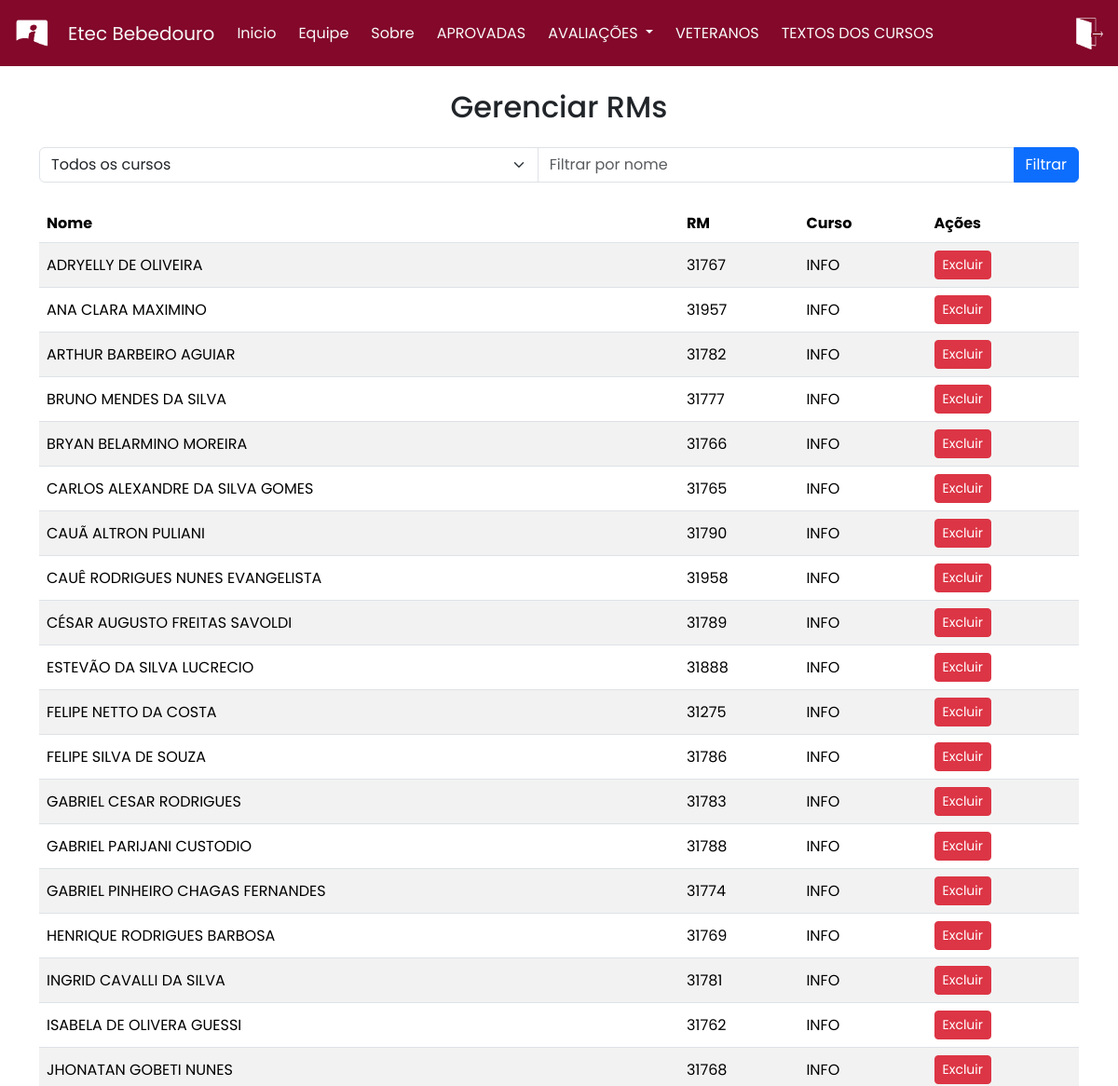
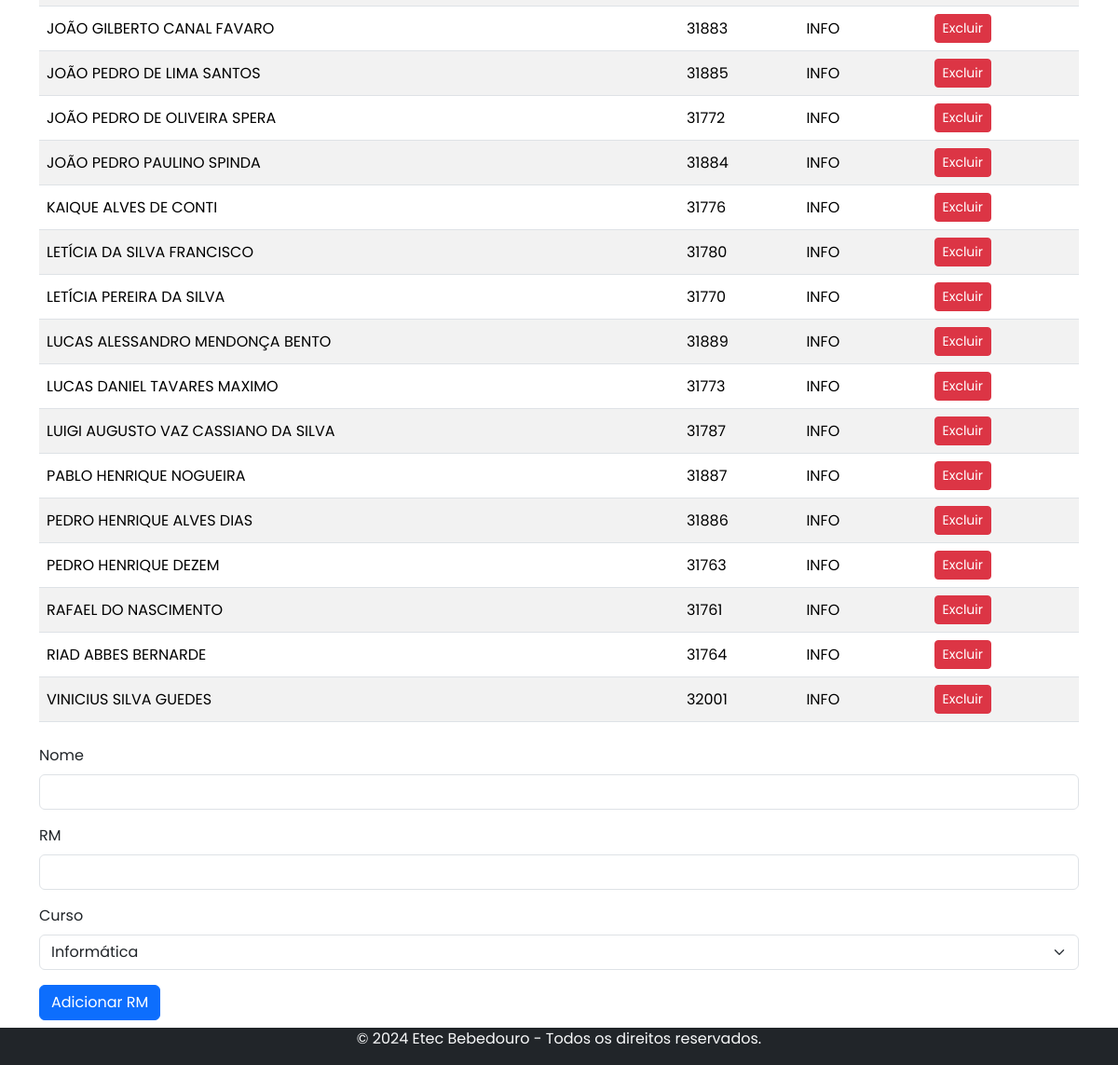
/Pages/ADM_VET.php?curso=INFO (signed in), run on the app's committed database (2 pictures, top to bottom).
### tables this page shows
CREATE TABLE tbRM (
    nome VARCHAR(255) NOT NULL,
    rm INT(5) PRIMARY KEY,
    curso VARCHAR(4) NOT NULL,

    CONSTRAINT curso_check2 CHECK (curso IN ('INFO', 'ADM', 'RH', 'SJ', 'MKT'))
);

### Pages/ADM_VET.php (the view, shortened to what this page needs)
<?php
require "conexao.php";
?>
<!DOCTYPE html>
<html lang="en">
<head>
    <link rel="stylesheet" href="../style.css">
    <link href="https://cdn.jsdelivr.net/npm/bootstrap@5.3.3/dist/css/bootstrap.min.css" rel="stylesheet">
</head>
<body>
    <nav class="navbar navbar-expand-lg fixed-top">
        <div class="container-fluid">
            <a class="navbar-brand" href="V_ADM.php">
                <img src="../Images/logo3.png" width="45" height="45" alt="Logo">
            </a>
            <a class="navbar-brand text-light" href="#">Etec Bebedouro</a>
            <div class="text-light collapse navbar-collapse" id="navbarNavDropdown">
                <ul class="navbar-nav me-auto mb-2 mb-lg-0">
                    <li class="nav-item">
                        <a class="text-light nav-link active me-2" aria-current="page" href="V_ADM.php #im">Inicio</a>
                    </li>
                    <li class="nav-item">
                        <a class="text-light nav-link me-2" href="V_ADM.php #eq">Equipe</a>
                    </li>
                    <li class="nav-item">
                        <a class="text-light nav-link me-2" href="V_ADM.php #sb">Sobre</a>
                    </li>
                    <li class="nav-item">
                        <a class="text-light nav-link me-2" href="ADM_CMTAP.php">APROVADAS</a>
                    </li>
                    <li class="nav-item dropdown">
                        <a class="text-light nav-link dropdown-toggle me-2" href="#" role="button" data-bs-toggle="dropdown" aria-expanded="false">
                            AVALIAÇÕES
                        </a>
                    </li>
                    <li class="nav-item">
                        <a class="text-light nav-link me-2" href="ADM_VET.php">VETERANOS</a>
                    </li>
                    <li class="nav-item">
                        <a class="text-light nav-link me-2" href="ADM_CURSOS.php">TEXTOS DOS CURSOS</a>
                    </li>
                </ul>
                <a href="sair.php" class="ms-auto">
                    <img src="../Images/sair.png" width="40" height="40" alt="Logo">
                </a>
            </div>
        </div>
    </nav>
    <div class="container mt-5 pt-5">
        <h2 class="text-center mb-4">Gerenciar RMs</h2>
        <form method="GET" class="mb-4">
            <div class="input-group mb-2">
                <select name="curso" class="form-select">
                    <option value="TODOS" selected>Todos os cursos</option>
                </select>
                <input type="text" name="nomeFiltro" class="form-control" placeholder="Filtrar por nome">
                <button class="btn btn-primary" type="submit">Filtrar</button>
            </div>
        </form>
        <table class="table table-striped">
            <thead>
                <tr>
                    <th>Nome</th>
                    <th>RM</th>
                    <th>Curso</th>
                    <th>Ações</th>
                </tr>
            </thead>
            <tbody>
                <?php
                $cursoFiltro = isset($_GET['curso']) ? $_GET['curso'] : 'TODOS';
                $nomeFiltro = isset($_GET['nomeFiltro']) ? $_GET['nomeFiltro'] : '';
                if ($nomeFiltro && $cursoFiltro === 'TODOS') {
                    $sqlSelect = "SELECT * FROM tbRM WHERE nome LIKE ? ORDER BY nome ASC";
                    $stmtSelect = mysqli_prepare($conexao, $sqlSelect);
                    $nomeFiltro = "%$nomeFiltro%";
                    mysqli_stmt_bind_param($stmtSelect, "s", $nomeFiltro);
                } elseif ($cursoFiltro !== 'TODOS' && $nomeFiltro) {
                    $sqlSelect = "SELECT * FROM tbRM WHERE curso = ? AND nome LIKE ? ORDER BY nome ASC";
                    $stmtSelect = mysqli_prepare($conexao, $sqlSelect);
                    $nomeFiltro = "%$nomeFiltro%";
                    mysqli_stmt_bind_param($stmtSelect, "ss", $cursoFiltro, $nomeFiltro);
                } elseif ($cursoFiltro !== 'TODOS') {
                    $sqlSelect = "SELECT * FROM tbRM WHERE curso = ? ORDER BY nome ASC";
                    $stmtSelect = mysqli_prepare($conexao, $sqlSelect);
                    mysqli_stmt_bind_param($stmtSelect, "s", $cursoFiltro);
                } else {
                    $sqlSelect = "SELECT * FROM tbRM ORDER BY nome ASC";
                    $stmtSelect = mysqli_prepare($conexao, $sqlSelect);
                }
                mysqli_stmt_execute($stmtSelect);
                $resultSelect = mysqli_stmt_get_result($stmtSelect);
                while ($row = mysqli_fetch_assoc($resultSelect)) {
                    echo "<tr>";
                    echo "<td>{$row['nome']}</td>";
                    echo "<td>{$row['rm']}</td>";
                    echo "<td>{$row['curso']}</td>";
                    echo "<td>";
                    echo "<a href='?delete={$row['rm']}' class='btn btn-danger btn-sm' onclick=\"return confirm('Tem certeza que deseja excluir este registro?')\">Excluir</a>";
                    echo "</td>";
                    echo "</tr>";
                }
                ?>
            </tbody>
        </table>
        <form method="POST" class="mt-4">
            <div class="mb-3">
                <label for="nome" class="form-label">Nome</label>
                <input type="text" name="nome" class="form-control" id="nome" required>
            </div>
            <div class="mb-3">
                <label for="rm" class="form-label">RM</label>
                <input type="text" name="rm" class="form-control" id="rm" required>
            </div>
            <div class="mb-3">
                <label for="curso" class="form-label">Curso</label>
                <select name="curso" class="form-select" required>
                    <option value="INFO">Informática</option>
                </select>
            </div>
            <button type="submit" class="btn btn-primary mb-5">Adicionar RM</button>
        </form>
    </div>
    <footer class="bg-dark text-light text-center  fixed-bottom">
        <p>&copy; 2024 Etec Bebedouro - Todos os direitos reservados.</p>
    </footer>
</body>
</html>

### style.css (style rules this page uses)
* { font-family: "Poppins", sans-serif; box-sizing: border-box; }
.navbar { background-color: #83082A; color: aliceblue; top: 0; left: 0; width: 100%; }

### Pages/ADM_VET.php (style rules this page uses)
body { display: flex; flex-direction: column; min-height: 100vh; font-family: 'Poppins', sans-serif; }
footer { margin-top: auto; }
.table th, .table td { vertical-align: middle; }

### data on the page
tbrm: nome "ADRYELLY DE OLIVEIRA", rm "31767", curso "INFO"
tbrm: nome "ANA CLARA MAXIMINO", rm "31957", curso "INFO"
tbrm: nome "ARTHUR BARBEIRO AGUIAR", rm "31782", curso "INFO"
tbrm: nome "BRUNO MENDES DA SILVA", rm "31777", curso "INFO"
tbrm: nome "BRYAN BELARMINO MOREIRA", rm "31766", curso "INFO"
tbrm: nome "CARLOS ALEXANDRE DA SILVA GOMES", rm "31765", curso "INFO"
tbrm: nome "CAUÃ ALTRON PULIANI", rm "31790", curso "INFO"
tbrm: nome "CAUÊ RODRIGUES NUNES EVANGELISTA", rm "31958", curso "INFO"
tbrm: nome "CÉSAR AUGUSTO FREITAS SAVOLDI", rm "31789", curso "INFO"
tbrm: nome "ESTEVÃO DA SILVA LUCRECIO", rm "31888", curso "INFO"
tbrm: nome "FELIPE NETTO DA COSTA", rm "31275", curso "INFO"
tbrm: nome "FELIPE SILVA DE SOUZA", rm "31786", curso "INFO"
tbrm: nome "GABRIEL CESAR RODRIGUES", rm "31783", curso "INFO"
tbrm: nome "GABRIEL PARIJANI CUSTODIO", rm "31788", curso "INFO"
tbrm: nome "GABRIEL PINHEIRO CHAGAS FERNANDES", rm "31774", curso "INFO"
tbrm: nome "HENRIQUE RODRIGUES BARBOSA", rm "31769", curso "INFO"
tbrm: nome "INGRID CAVALLI DA SILVA", rm "31781", curso "INFO"
tbrm: nome "ISABELA DE OLIVERA GUESSI", rm "31762", curso "INFO"
tbrm: nome "JHONATAN GOBETI NUNES", rm "31768", curso "INFO"
tbrm: nome "JOÃO GILBERTO CANAL FAVARO", rm "31883", curso "INFO"
tbrm: nome "JOÃO PEDRO DE LIMA SANTOS", rm "31885", curso "INFO"
tbrm: nome "JOÃO PEDRO DE OLIVEIRA SPERA", rm "31772", curso "INFO"
tbrm: nome "JOÃO PEDRO PAULINO SPINDA", rm "31884", curso "INFO"
tbrm: nome "KAIQUE ALVES DE CONTI", rm "31776", curso "INFO"
tbrm: nome "LETÍCIA DA SILVA FRANCISCO", rm "31780", curso "INFO"
tbrm: nome "LETÍCIA PEREIRA DA SILVA", rm "31770", curso "INFO"
tbrm: nome "LUCAS ALESSANDRO MENDONÇA BENTO", rm "31889", curso "INFO"
tbrm: nome "LUCAS DANIEL TAVARES MAXIMO", rm "31773", curso "INFO"
tbrm: nome "LUIGI AUGUSTO VAZ CASSIANO DA SILVA", rm "31787", curso "INFO"
tbrm: nome "PABLO HENRIQUE NOGUEIRA", rm "31887", curso "INFO"
tbrm: nome "PEDRO HENRIQUE ALVES DIAS", rm "31886", curso "INFO"
tbrm: nome "PEDRO HENRIQUE DEZEM", rm "31763", curso "INFO"
tbrm: nome "RAFAEL DO NASCIMENTO", rm "31761", curso "INFO"
tbrm: nome "RIAD ABBES BERNARDE", rm "31764", curso "INFO"
tbrm: nome "VINICIUS SILVA GUEDES", rm "32001", curso "INFO"
